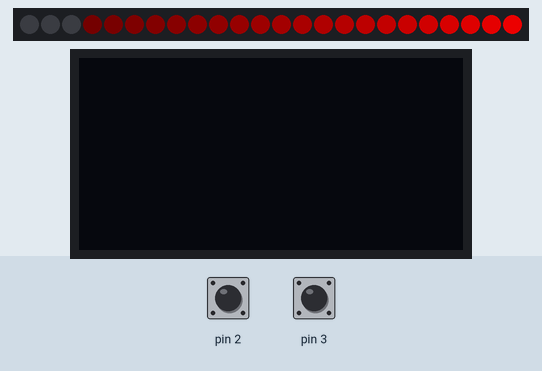
This sketch was run on a simulated Arduino Uno, built with avr-gcc and run on an emulated ATmega328P. Parts: 24 RGB LEDs in strip order, left to right, 128×64 one-colour display. Inputs (shaded band) come from the test bench; at power-on: pin 2 HIGH, pin 3 HIGH. Dim RGB values are drawn brighter than linear.

Above: at 0.14 s.
1.3 s: pin 2 pulled LOW for 0.15 s
3.1 s: pin 3 pulled LOW for 0.15 s
4.8 s: pin 2 pulled LOW for 1 s
At 5.15 s:
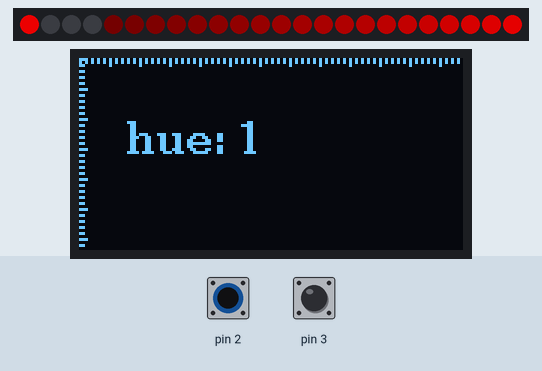
7.3 s: pin 3 pulled LOW for 1 s
At 7.64 s:
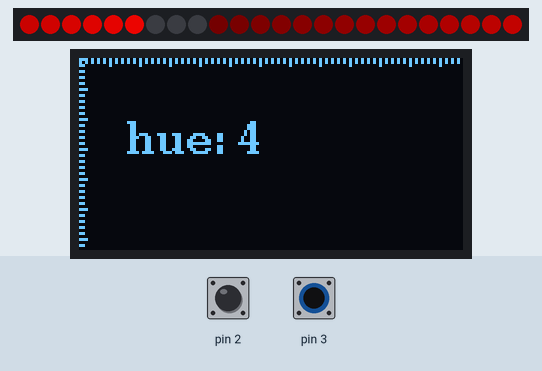

The sketch:

hsv_rainbow_circle_rotate_button2.ino
```cpp
// (licence header left out)
#include <Adafruit_NeoPixel.h>
#include <U8g2lib.h>
#include "hsv.h"

// data pin
#define PIN 6
// led count
#define CNT 24
// max Hue
#define MAXHUE 256*6

int position = 0;
int hue = 0;
int oldhue = -1;
char output[128];

U8G2_SSD1306_128X64_NONAME_1_4W_HW_SPI u8g2(U8G2_R0, /* cs=*/ 10, /* dc=*/ 9, /* reset=*/ 8);

Adafruit_NeoPixel strip = Adafruit_NeoPixel(CNT, PIN, NEO_GRB + NEO_KHZ800);

void setup() {
  strip.begin();
  pinMode(2, INPUT_PULLUP);
  pinMode(3, INPUT_PULLUP);
  u8g2.begin();
  u8g2.setFont(u8g2_font_ncenB10_tr);
}

void loop() {
  // hue - red
  // saturation - max
  // value - 0-255
  for (int i = 0; i < CNT; i++) {
    strip.setPixelColor((i + position) % CNT, getPixelColorHsv(i, hue, 255, strip.gamma8(i * (255 / CNT))));
  }
  strip.show();

  position++;
  position %= CNT;

  if (digitalRead(2) == LOW) {
    hue += 1;
    hue %= MAXHUE;
  }
  if (digitalRead(3) == LOW) {
    hue -= 1;
    if (hue < 0)
      hue = MAXHUE - 1;
  }

  int dly = 50;
  if (oldhue != hue) {
    dly = 10;
    oldhue = hue;
    sprintf(output, "hue: %d", hue);

    u8g2.firstPage();
    do {
      u8g2.drawStr(16, 32, output); // write something to the internal memory
      for (int j = 0; j <= 128; j += 2)
        u8g2.drawLine(j, 0, j, (j % 10 == 0 ? 2 : 1));
      for (int j = 0; j <= 64; j += 2)
        u8g2.drawLine(0, j, (j % 10 == 0 ? 2 : 1), j);
    } while ( u8g2.nextPage() );
  }

  delay(dly);
}
```

hsv.h
```cpp
uint32_t getPixelColorHsv(
  uint16_t n, uint16_t h, uint8_t s, uint8_t v) {

  uint8_t r, g, b;

  if (!s) {
    // Monochromatic, all components are V
    r = g = b = v;
  } else {
    uint8_t sextant = h >> 8;
    if (sextant > 5)
      sextant = 5;  // Limit hue sextants to defined space

    g = v;    // Top level

    // Perform actual calculations

    /*
       Bottom level:
       --> (v * (255 - s) + error_corr + 1) / 256
    */
    uint16_t ww;        // Intermediate result
    ww = v * (uint8_t)(~s);
    ww += 1;            // Error correction
    ww += ww >> 8;      // Error correction
    b = ww >> 8;

    uint8_t h_fraction = h & 0xff;  // Position within sextant
    uint32_t d;      // Intermediate result

    if (!(sextant & 1)) {
      // r = ...slope_up...
      // --> r = (v * ((255 << 8) - s * (256 - h)) + error_corr1 + error_corr2) / 65536
      d = v * (uint32_t)(0xff00 - (uint16_t)(s * (256 - h_fraction)));
      d += d >> 8;  // Error correction
      d += v;       // Error correction
      r = d >> 16;
    } else {
      // r = ...slope_down...
      // --> r = (v * ((255 << 8) - s * h) + error_corr1 + error_corr2) / 65536
      d = v * (uint32_t)(0xff00 - (uint16_t)(s * h_fraction));
      d += d >> 8;  // Error correction
      d += v;       // Error correction
      r = d >> 16;
    }

    // Swap RGB values according to sextant. This is done in reverse order with
    // respect to the original because the swaps are done after the
    // assignments.
    if (!(sextant & 6)) {
      if (!(sextant & 1)) {
        uint8_t tmp = r;
        r = g;
        g = tmp;
      }
    } else {
      if (sextant & 1) {
        uint8_t tmp = r;
        r = g;
        g = tmp;
      }
    }
    if (sextant & 4) {
      uint8_t tmp = g;
      g = b;
      b = tmp;
    }
    if (sextant & 2) {
      uint8_t tmp = r;
      r = b;
      b = tmp;
    }
  }
  return ((uint32_t)r << 16) | ((uint32_t)g << 8) | b;
}
```
